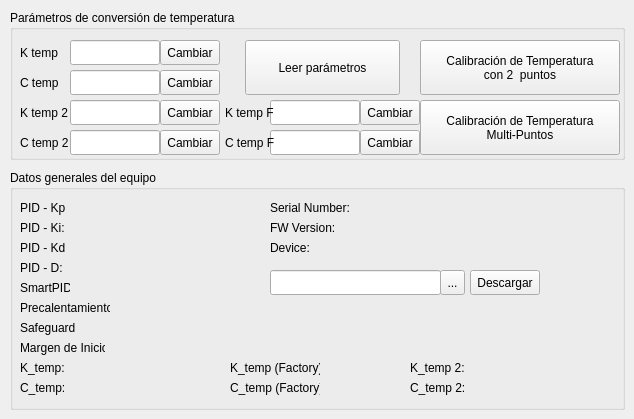
    <widget class="QWidget" name="tab_4">
     <attribute name="title">
      <string>Avanzado</string>
     </attribute>
     <widget class="QGroupBox" name="Temp_groupBox">
      <property name="geometry">
       <rect>
        <x>10</x>
        <y>10</y>
        <width>615</width>
        <height>150</height>
       </rect>
      </property>
      <property name="title">
       <string>Parámetros de conversión de temperatura</string>
      </property>
      <widget class="QLineEdit" name="K_temp">
       <property name="geometry">
        <rect>
         <x>60</x>
         <y>30</y>
         <width>90</width>
         <height>25</height>
        </rect>
       </property>
      </widget>
      <widget class="QLabel" name="label_10">
       <property name="geometry">
        <rect>
         <x>10</x>
         <y>30</y>
         <width>41</width>
         <height>25</height>
        </rect>
       </property>
       <property name="text">
        <string>K temp</string>
       </property>
      </widget>
      <widget class="QLabel" name="label_11">
       <property name="geometry">
        <rect>
         <x>10</x>
         <y>60</y>
         <width>41</width>
         <height>25</height>
        </rect>
       </property>
       <property name="text">
        <string>C temp</string>
       </property>
      </widget>
      <widget class="QLineEdit" name="C_temp">
       <property name="geometry">
        <rect>
         <x>60</x>
         <y>60</y>
         <width>90</width>
         <height>25</height>
        </rect>
       </property>
      </widget>
      <widget class="QPushButton" name="pushButton_7">
       <property name="geometry">
        <rect>
         <x>235</x>
         <y>30</y>
         <width>155</width>
         <height>55</height>
        </rect>
       </property>
       <property name="text">
        <string>Leer parámetros</string>
       </property>
      </widget>
      <widget class="QPushButton" name="pushButton_8">
       <property name="geometry">
        <rect>
         <x>150</x>
         <y>30</y>
         <width>60</width>
         <height>25</height>
        </rect>
       </property>
       <property name="text">
        <string>Cambiar</string>
       </property>
      </widget>
      <widget class="QPushButton" name="pushButton_9">
       <property name="geometry">
        <rect>
         <x>150</x>
         <y>60</y>
         <width>60</width>
         <height>25</height>
        </rect>
       </property>
       <property name="text">
        <string>Cambiar</string>
       </property>
      </widget>
      <widget class="QPushButton" name="TwoPtsCal_2">
       <property name="geometry">
        <rect>
         <x>410</x>
         <y>30</y>
         <width>200</width>
         <height>55</height>
        </rect>
       </property>
       <property name="text">
        <string>Calibración de Temperatura 
con 2  puntos</string>
       </property>
      </widget>
      <widget class="QPushButton" name="MPtsCal_BT">
       <property name="geometry">
        <rect>
         <x>410</x>
         <y>90</y>
         <width>200</width>
         <height>55</height>
        </rect>
       </property>
       <property name="text">
        <string>Calibración de Temperatura 
Multi-Puntos</string>
       </property>
      </widget>
      <widget class="QLineEdit" name="K_temp_2">
       <property name="geometry">
        <rect>
         <x>60</x>
         <y>90</y>
         <width>90</width>
         <height>25</height>
        </rect>
       </property>
      </widget>
      <widget class="QPushButton" name="pushButton_10">
       <property name="geometry">
        <rect>
         <x>150</x>
         <y>90</y>
         <width>60</width>
         <height>25</height>
        </rect>
       </property>
       <property name="text">
        <string>Cambiar</string>
       </property>
      </widget>
      <widget class="QLabel" name="label_34">
       <property name="geometry">
        <rect>
         <x>10</x>
         <y>90</y>
         <width>51</width>
         <height>25</height>
        </rect>
       </property>
       <property name="text">
        <string>K temp 2</string>
       </property>
      </widget>
      <widget class="QLineEdit" name="C_temp_2">
       <property name="geometry">
        <rect>
         <x>60</x>
         <y>120</y>
         <width>90</width>
         <height>25</height>
        </rect>
       </property>
      </widget>
      <widget class="QLabel" name="label_35">
       <property name="geometry">
        <rect>
         <x>10</x>
         <y>120</y>
         <width>51</width>
         <height>25</height>
        </rect>
       </property>
       <property name="text">
        <string>C temp 2</string>
       </property>
      </widget>
      <widget class="QPushButton" name="pushButton_11">
       <property name="geometry">
        <rect>
         <x>150</x>
         <y>120</y>
         <width>60</width>
         <height>25</height>
        </rect>
       </property>
       <property name="text">
        <string>Cambiar</string>
       </property>
      </widget>
      <widget class="QPushButton" name="pushButton_12">
       <property name="geometry">
        <rect>
         <x>350</x>
         <y>120</y>
         <width>60</width>
         <height>25</height>
        </rect>
       </property>
       <property name="text">
        <string>Cambiar</string>
       </property>
      </widget>
      <widget class="QLineEdit" name="C_temp_fact">
       <property name="geometry">
        <rect>
         <x>260</x>
         <y>120</y>
         <width>90</width>
         <height>25</height>
        </rect>
       </property>
      </widget>
      <widget class="QLineEdit" name="K_temp_fact">
       <property name="geometry">
        <rect>
         <x>260</x>
         <y>90</y>
         <width>90</width>
         <height>25</height>
        </rect>
       </property>
      </widget>
      <widget class="QPushButton" name="pushButton_13">
       <property name="geometry">
        <rect>
         <x>350</x>
         <y>90</y>
         <width>60</width>
         <height>25</height>
        </rect>
       </property>
       <property name="text">
        <string>Cambiar</string>
       </property>
      </widget>
      <widget class="QLabel" name="label_38">
       <property name="geometry">
        <rect>
         <x>215</x>
         <y>90</y>
         <width>50</width>
         <height>25</height>
        </rect>
       </property>
       <property name="text">
        <string>K temp F</string>
       </property>
      </widget>
      <widget class="QLabel" name="label_39">
       <property name="geometry">
        <rect>
         <x>215</x>
         <y>120</y>
         <width>50</width>
         <height>25</height>
        </rect>
       </property>
       <property name="text">
        <string>C temp F</string>
       </property>
      </widget>
     </widget>
     <widget class="QGroupBox" name="Device_Data_GroupBox">
      <property name="geometry">
       <rect>
        <x>10</x>
        <y>170</y>
        <width>615</width>
        <height>240</height>
       </rect>
      </property>
      <property name="title">
       <string>Datos generales del equipo</string>
      </property>
      <widget class="QLabel" name="label_23">
       <property name="geometry">
        <rect>
         <x>10</x>
         <y>30</y>
         <width>45</width>
         <height>15</height>
        </rect>
       </property>
       <property name="text">
        <string>PID - Kp:</string>
       </property>
      </widget>
      <widget class="QLabel" name="label_24">
       <property name="geometry">
        <rect>
         <x>10</x>
         <y>50</y>
         <width>45</width>
         <height>15</height>
        </rect>
       </property>
       <property name="text">
        <string>PID - Ki:</string>
       </property>
      </widget>
      <widget class="QLabel" name="label_25">
       <property name="geometry">
        <rect>
         <x>10</x>
         <y>70</y>
         <width>45</width>
         <height>15</height>
        </rect>
       </property>
       <property name="text">
        <string>PID - Kd:</string>
       </property>
      </widget>
      <widget class="QLabel" name="label_26">
       <property name="geometry">
        <rect>
         <x>10</x>
         <y>90</y>
         <width>45</width>
         <height>15</height>
        </rect>
       </property>
       <property name="text">
        <string>PID - D:</string>
       </property>
      </widget>
      <widget class="QLabel" name="label_27">
       <property name="geometry">
        <rect>
         <x>10</x>
         <y>110</y>
         <width>50</width>
         <height>15</height>
        </rect>
       </property>
       <property name="text">
        <string>SmartPID:</string>
       </property>
      </widget>
      <widget class="QLabel" name="label_28">
       <property name="geometry">
        <rect>
         <x>10</x>
         <y>130</y>
         <width>90</width>
         <height>15</height>
        </rect>
       </property>
       <property name="text">
        <string>Precalentamiento:</string>
       </property>
      </widget>
      <widget class="QLabel" name="label_29">
       <property name="geometry">
        <rect>
         <x>10</x>
         <y>150</y>
         <width>55</width>
         <height>15</height>
        </rect>
       </property>
       <property name="text">
        <string>Safeguard:</string>
       </property>
      </widget>
      <widget class="QLabel" name="label_30">
       <property name="geometry">
        <rect>
         <x>10</x>
         <y>170</y>
         <width>85</width>
         <height>15</height>
        </rect>
       </property>
       <property name="text">
        <string>Margen de Inicio:</string>
       </property>
      </widget>
      <widget class="QLabel" name="label_31">
       <property name="geometry">
        <rect>
         <x>10</x>
         <y>190</y>
         <width>45</width>
         <height>15</height>
        </rect>
       </property>
       <property name="text">
        <string>K_temp:</string>
       </property>
      </widget>
      <widget class="QLabel" name="label_32">
       <property name="geometry">
        <rect>
         <x>10</x>
         <y>210</y>
         <width>45</width>
         <height>15</height>
        </rect>
       </property>
       <property name="text">
        <string>C_temp:</string>
       </property>
      </widget>
      <widget class="QLabel" name="PID_Kp">
       <property name="geometry">
        <rect>
         <x>120</x>
         <y>30</y>
         <width>45</width>
         <height>15</height>
        </rect>
       </property>
       <property name="text">
        <string/>
       </property>
      </widget>
      <widget class="QLabel" name="PID_Ki">
       <property name="geometry">
        <rect>
         <x>120</x>
         <y>50</y>
         <width>45</width>
         <height>15</height>
        </rect>
       </property>
       <property name="text">
        <string/>
       </property>
      </widget>
      <widget class="QLabel" name="PID_Kd">
       <property name="geometry">
        <rect>
         <x>120</x>
         <y>70</y>
         <width>45</width>
         <height>15</height>
        </rect>
       </property>
       <property name="text">
        <string/>
       </property>
      </widget>
      <widget class="QLabel" name="PID_D">
       <property name="geometry">
        <rect>
         <x>120</x>
         <y>90</y>
         <width>45</width>
         <height>15</height>
        </rect>
       </property>
       <property name="text">
        <string/>
       </property>
      </widget>
      <widget class="QLabel" name="SmartPID">
       <property name="geometry">
        <rect>
         <x>120</x>
         <y>110</y>
         <width>45</width>
         <height>15</height>
        </rect>
       </property>
       <property name="text">
        <string/>
       </property>
      </widget>
      <widget class="QLabel" name="Precalentamiento">
       <property name="geometry">
        <rect>
         <x>120</x>
         <y>130</y>
         <width>45</width>
         <height>15</height>
        </rect>
       </property>
       <property name="text">
        <string/>
       </property>
      </widget>
      <widget class="QLabel" name="Safeguard">
       <property name="geometry">
        <rect>
         <x>120</x>
         <y>150</y>
         <width>45</width>
         <height>15</height>
        </rect>
       </property>
       <property name="text">
        <string/>
       </property>
      </widget>
      <widget class="QLabel" name="MargenDeInicio">
       <property name="geometry">
        <rect>
         <x>120</x>
         <y>170</y>
         <width>45</width>
         <height>15</height>
        </rect>
       </property>
       <property name="text">
        <string/>
       </property>
      </widget>
      <widget class="QLabel" name="KTemp">
       <property name="geometry">
        <rect>
         <x>120</x>
         <y>190</y>
         <width>45</width>
         <height>15</height>
        </rect>
       </property>
       <property name="text">
        <string/>
       </property>
      </widget>
      <widget class="QLabel" name="CTemp">
       <property name="geometry">
        <rect>
         <x>120</x>
         <y>210</y>
         <width>45</width>
         <height>15</height>
        </rect>
       </property>
       <property name="text">
        <string/>
       </property>
      </widget>
      <widget class="QLabel" name="label25">
       <property name="geometry">
        <rect>
         <x>260</x>
         <y>30</y>
         <width>80</width>
         <height>15</height>
        </rect>
       </property>
       <property name="text">
        <string>Serial Number:</string>
       </property>
      </widget>
      <widget class="QLabel" name="label26">
       <property name="geometry">
        <rect>
         <x>260</x>
         <y>50</y>
         <width>80</width>
         <height>15</height>
        </rect>
       </property>
       <property name="text">
        <string>FW Version:</string>
       </property>
      </widget>
      <widget class="QLabel" name="label27">
       <property name="geometry">
        <rect>
         <x>260</x>
         <y>70</y>
         <width>80</width>
         <height>15</height>
        </rect>
       </property>
       <property name="text">
        <string>Device:</string>
       </property>
      </widget>
      <widget class="QLabel" name="SerialNumber">
       <property name="geometry">
        <rect>
         <x>340</x>
         <y>30</y>
         <width>80</width>
         <height>15</height>
        </rect>
       </property>
       <property name="text">
        <string/>
       </property>
      </widget>
      <widget class="QLabel" name="FWVersion">
       <property name="geometry">
        <rect>
         <x>340</x>
         <y>50</y>
         <width>80</width>
         <height>15</height>
        </rect>
       </property>
       <property name="text">
        <string/>
       </property>
      </widget>
      <widget class="QLabel" name="Device">
       <property name="geometry">
        <rect>
         <x>340</x>
         <y>70</y>
         <width>80</width>
         <height>15</height>
        </rect>
       </property>
       <property name="text">
        <string/>
       </property>
      </widget>
      <widget class="QToolButton" name="DeviceData_SaveButton">
       <property name="geometry">
        <rect>
         <x>430</x>
         <y>100</y>
         <width>25</width>
         <height>25</height>
        </rect>
       </property>
       <property name="text">
        <string>...</string>
       </property>
      </widget>
      <widget class="QLineEdit" name="DeviceData_SaveFile">
       <property name="geometry">
        <rect>
         <x>260</x>
         <y>100</y>
         <width>171</width>
         <height>25</height>
        </rect>
       </property>
      </widget>
      <widget class="QPushButton" name="DeviceData_Download">
       <property name="geometry">
        <rect>
         <x>460</x>
         <y>100</y>
         <width>70</width>
         <height>25</height>
        </rect>
       </property>
       <property name="text">
        <string>Descargar</string>
       </property>
      </widget>
      <widget class="QLabel" name="KTemp_fact">
       <property name="geometry">
        <rect>
         <x>320</x>
         <y>190</y>
         <width>45</width>
         <height>15</height>
        </rect>
       </property>
       <property name="text">
        <string/>
       </property>
      </widget>
      <widget class="QLabel" name="CTemp_fact">
       <property name="geometry">
        <rect>
         <x>320</x>
         <y>210</y>
         <width>45</width>
         <height>15</height>
        </rect>
       </property>
       <property name="text">
        <string/>
       </property>
      </widget>
      <widget class="QLabel" name="KTemp_2">
       <property name="geometry">
        <rect>
         <x>480</x>
         <y>190</y>
         <width>45</width>
         <height>15</height>
        </rect>
       </property>
       <property name="text">
        <string/>
       </property>
      </widget>
      <widget class="QLabel" name="CTemp_2">
       <property name="geometry">
        <rect>
         <x>480</x>
         <y>210</y>
         <width>45</width>
         <height>15</height>
        </rect>
       </property>
       <property name="text">
        <string/>
       </property>
      </widget>
      <widget class="QLabel" name="label_36">
       <property name="geometry">
        <rect>
         <x>220</x>
         <y>190</y>
         <width>90</width>
         <height>15</height>
        </rect>
       </property>
       <property name="text">
        <string>K_temp (Factory):</string>
       </property>
      </widget>
      <widget class="QLabel" name="label_37">
       <property name="geometry">
        <rect>
         <x>220</x>
         <y>210</y>
         <width>90</width>
         <height>15</height>
        </rect>
       </property>
       <property name="text">
        <string>C_temp (Factory):</string>
       </property>
      </widget>
      <widget class="QLabel" name="label_40">
       <property name="geometry">
        <rect>
         <x>400</x>
         <y>190</y>
         <width>60</width>
         <height>15</height>
        </rect>
       </property>
       <property name="text">
        <string>K_temp 2:</string>
       </property>
      </widget>
      <widget class="QLabel" name="label_41">
       <property name="geometry">
        <rect>
         <x>400</x>
         <y>210</y>
         <width>60</width>
         <height>15</height>
        </rect>
       </property>
       <property name="text">
        <string>C_temp 2:</string>
       </property>
      </widget>
     </widget>
    </widget>
